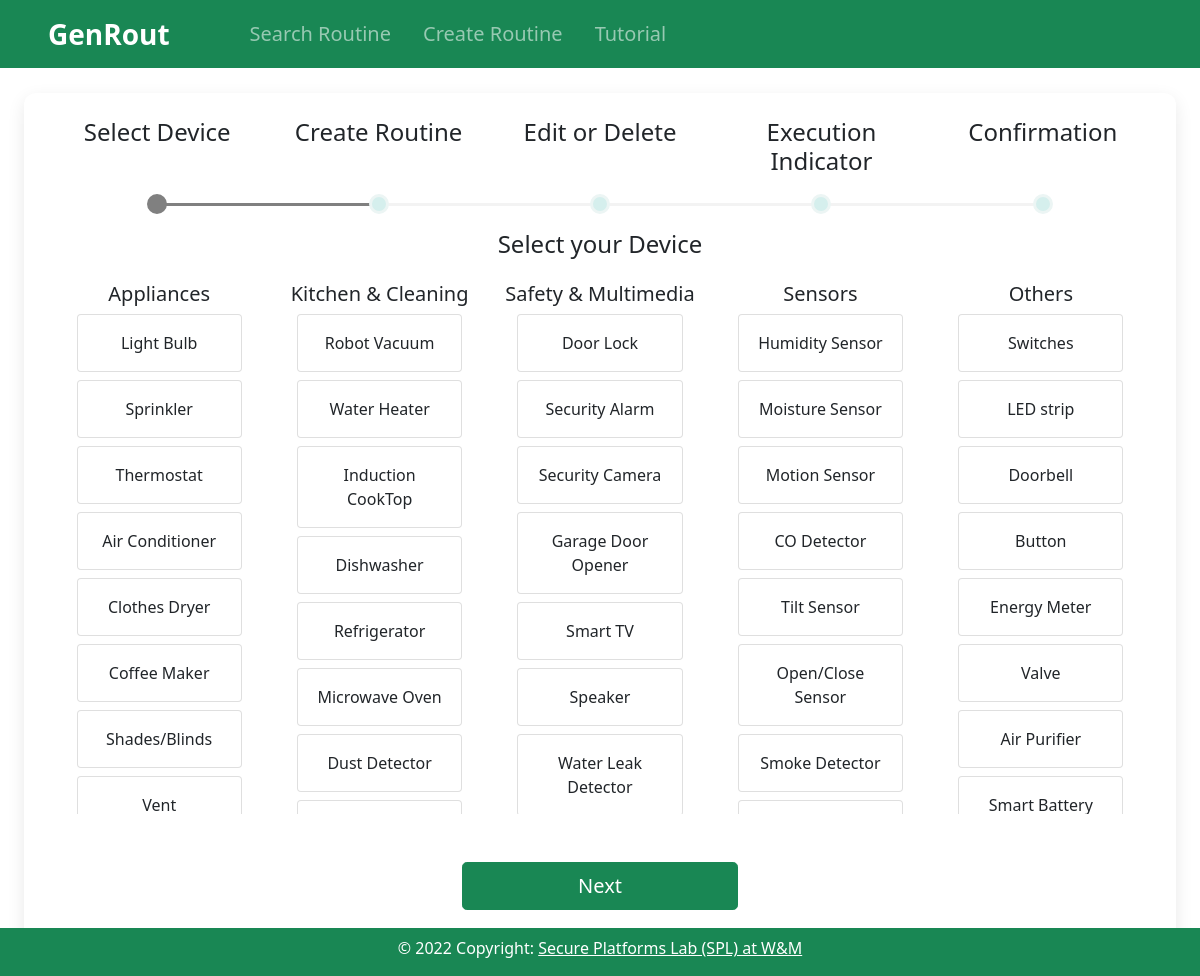
The page /home/create/select-device on the database its author committed.
### home/models.py (models this page shows, shortened)
class Device(models.Model):
    device_name = models.CharField(max_length=100)
    category = models.CharField(max_length=40)

### home/views.py (the view, shortened to what this page needs)
# urls.py: path('create/select-device', views.select_device, name='select_device'),
def select_device(request):
    selected_device_list = []
    if request.session.get("selected_devices"):
        selected_device_list = request.session["selected_devices"]
    else:
        print("no session available")
    device_list = Device.objects.all()
    appliances_devices = Device.objects.all().filter(category="Appliances")
    kitchen_and_cleaning_devices = Device.objects.all().filter(category="Kitchen & Cleaning")
    safety_and_multimedia_devices = Device.objects.all().filter(category="Safety & Multimedia")
    sensors_devices = Device.objects.all().filter(category="Sensors")
    others_devices = Device.objects.all().filter(category="Others")
    context = {
        'appliances_devices': appliances_devices,
        'kitchen_and_cleaning_devices': kitchen_and_cleaning_devices,
        'safety_and_multimedia_devices': safety_and_multimedia_devices,
        'sensors_devices': sensors_devices,
        'others_devices': others_devices,
        'previously_selected_devices': selected_device_list,
        'page': 1
    }
    return render(request, 'home/create/select_device.html', context)

### templates/home/create/select_device.html (shortened to what this page needs)
{% extends 'base_create_routine.html' %}
{% block step %}
    <div class="step">
        <p><h4 class='text-center'>Select your Device</h4></p>
        <div class="container">
            <div class="row d-flex mt-4 justify-content-center text-center">
                <div class="col">
                    <h5>Appliances</h5>
                    <div class="row  d-flex justify-content-center" id='devices-list'>
                        {% for device in appliances_devices %}
                        <div class="card cards w-75 mb-2 mx-0 px-0">
                            <div class="card-body" id="{{device.device_name}}" onclick="selectedCard('{{device.device_name}}')">{{device.device_name}}</div>
                        </div>
                        {% endfor %}
                    </div>
                </div>
                <div class="col">
                    <h5>Kitchen & Cleaning</h5>
                    <div class="row d-flex justify-content-center" id='devices-list'>
                        {% for device in kitchen_and_cleaning_devices %}
                            <div class="card cards w-75 mb-2 mx-0 px-0">
                                <div class="card-body" id="{{device.device_name}}" onclick="selectedCard('{{device.device_name}}')">{{device.device_name}}</div>
                            </div>
                        {% endfor %}
                    </div>
                </div>
                <div class="col">
                    <h5>Safety & Multimedia</h5>
                    <div class="row  d-flex justify-content-center" id='devices-list'>
                        {% for device in safety_and_multimedia_devices %}
                            <div class="card cards w-75 mb-2 mx-0 px-0">
                                <div class="card-body" id="{{device.device_name}}" onclick="selectedCard('{{device.device_name}}')">{{device.device_name}}</div>
                            </div>
                        {% endfor %}
                    </div>
                </div>
                <div class="col">
                    <h5>Sensors</h5>
                    <div class="row  d-flex justify-content-center" id='devices-list'>
                        {% for device in sensors_devices %}
                            <div class="card cards w-75 mb-2 mx-0 px-0">
                                <div class="card-body" id="{{device.device_name}}" onclick="selectedCard('{{device.device_name}}')">{{device.device_name}}</div>
                            </div>
                        {% endfor %}
                    </div>
                </div>
                <div class="col">
                    <h5 class='text-center '>Others</h5>
                    <div class="row  d-flex justify-content-center" id='devices-list'>
                        {% for device in others_devices %}
                            <div class="card cards w-75 mb-2 mx-0 px-0">
                                <div class="card-body" id="{{device.device_name}}" onclick="selectedCard('{{device.device_name}}')">{{device.device_name}}</div>
                            </div>
                        {% endfor %}
                    </div>
                </div>
            </div>
        </div>
    </div>
{% endblock step %}
{% block script-2 %}
    {% load static %}
{% endblock script-2 %}

### templates/base_create_routine.html (shortened to what this page needs)
{% extends 'base.html' %}
{% block stylesheet %}
    {% load static %}
    <link id="pagestyle" href="{% static 'base_create_routine_style.css' %}" type="text/css" rel="stylesheet" />
{% endblock stylesheet %}
{% block body %}
<div class="container-fluid min-vh-100 d-flex justify-content-center">
    <div class="container-fluid">
        <form id="signUpForm" action="#">
            <div class="form-header d-flex mb-3">
                <span class="stepIndicator"><h4>Select Device</h4></span>
                <span class="stepIndicator"><h4>Create Routine</h4></span>
                <span class="stepIndicator"><h4>Edit or Delete</h4></span>
                <span class="stepIndicator"><h4>Execution Indicator</h4></span>
                <span class="stepIndicator"><h4>Confirmation</h4></span>
            </div>
            {% block step %}{% endblock step %}
            <div class="form-footer d-flex justify-content-center mt-5 mb-3 fs-3">
                <a class="btn btn-success btn-lg w-25" type="button" id="nextBtn">Next</a>
            </div>
        </form>
    </div>
</div>
{% load static %}
{% endblock body %}

### templates/base.html (shortened to what this page needs)
<!doctype html>
<html lang="en">
  <head>
    {% block stylesheet %}{% endblock stylesheet %}
    <link rel="stylesheet" href="https://cdn.jsdelivr.net/npm/bootstrap-icons@1.9.1/font/bootstrap-icons.css">
    <link href="https://cdn.jsdelivr.net/npm/bootstrap@5.0.2/dist/css/bootstrap.min.css" rel="stylesheet">
  </head>
  <body>
    <nav class="navbar navbar-expand-lg navbar-dark bg-success w-100">
        <a class="navbar-brand mx-5 fs-3" href="/home"><b>GenRout</b></a>
        <div class="collapse navbar-collapse fs-5 " id="navbarSupportedContent">
          <ul class="navbar-nav mr-auto mx-3 text-white">
            <li class="nav-item mx-2">
              <a class="nav-link" href="/home/search/search-routine">Search Routine</a>
            </li>
            <li class="nav-item mx-2">
                <a class="nav-link" href="/home/create/select-device">Create Routine</a>
              </li>
            <li class="nav-item mx-2">
                <a class="nav-link" href="/home/tutorial">Tutorial</a>
            </li>
            </ul>
        </div>
    </nav>
    {% block body %}{% endblock body %}
    <div class="position-fixed bottom-0 start-0 w-100 mt-5 bg-success">
      <section>
        <footer class="text-center text-white">
          <div class="text-center pb-3 pt-2 rounded-top ">
              © 2022 Copyright:
              <a class="text-white"  target=”_blank”  href="https://spl-wm.github.io/">Secure Platforms Lab (SPL) at W&M</a>
          </div>
        </footer>
      </section>
     </div>
    </body>
</html>

### static/base_create_routine_style.css (style rules this page uses)
body { font-family: 'Open Sans', sans-serif; }
#signUpForm { max-width: 100%; background-color: #ffffff; margin: 25px auto; padding: 25px; box-shadow: 0px 6px 18px rgb(0 0 0 / 9%); border-radius: 12px; }
#signUpForm .form-header { gap: 5px; text-align: center; font-size: .9em; }
#signUpForm .form-header .stepIndicator { position: relative; flex: 1; padding-bottom: 30px; }
#signUpForm .form-header .stepIndicator.active { font-weight: 600; }
#signUpForm .form-header .stepIndicator::before { content: ""; position: absolute; left: 50%; bottom: 0; transform: translateX(-50%); z-index: 9; width: 20px; height: 20px; background-color: #d5efed; border-radius: 50%; border: 3px solid #ecf5f4; }
#signUpForm .form-header .stepIndicator.active::before { background-color: grey; border: 3px solid grey; }
#signUpForm .form-header .stepIndicator::after { content: ""; position: absolute; left: 50%; bottom: 8px; width: 100%; height: 3px; background-color: #f3f3f3; }
#signUpForm .form-header .stepIndicator.active::after { background-color: grey; }
#signUpForm .form-header .stepIndicator:last-child:after { display: none; }
#signUpForm .step { display: none; }
#signUpForm .form-footer { overflow:auto; gap: 20px; }
.cards { transition: all 0.2s ease; cursor: pointer; border-radius: 10px; }
#devices-list { height: 500px; overflow-y: scroll; }

### rows shown on the page
Device: device_name "Light Bulb"
Device: device_name "Sprinkler"
Device: device_name "Thermostat"
Device: device_name "Air Conditioner"
Device: device_name "Clothes Dryer"
Device: device_name "Coffee Maker"
Device: device_name "Shades/Blinds"
Device: device_name "Vent"
Device: device_name "Robot Vacuum"
Device: device_name "Water Heater"
Device: device_name "Induction CookTop"
Device: device_name "Dishwasher"
Device: device_name "Refrigerator"
Device: device_name "Microwave Oven"
Device: device_name "Dust Detector"
Device: device_name "Door Lock"
Device: device_name "Security Alarm"
Device: device_name "Security Camera"
Device: device_name "Garage Door Opener"
Device: device_name "Smart TV"
Device: device_name "Speaker"
Device: device_name "Water Leak Detector"
Device: device_name "Humidity Sensor"
Device: device_name "Moisture Sensor"
Device: device_name "Motion Sensor"
Device: device_name "CO Detector"
Device: device_name "Tilt Sensor"
Device: device_name "Open/Close Sensor"
Device: device_name "Smoke Detector"
Device: device_name "Switches"
Device: device_name "LED strip"
Device: device_name "Doorbell"
Device: device_name "Button"
Device: device_name "Energy Meter"
Device: device_name "Valve"
Device: device_name "Air Purifier"
Device: device_name "Smart Battery"
